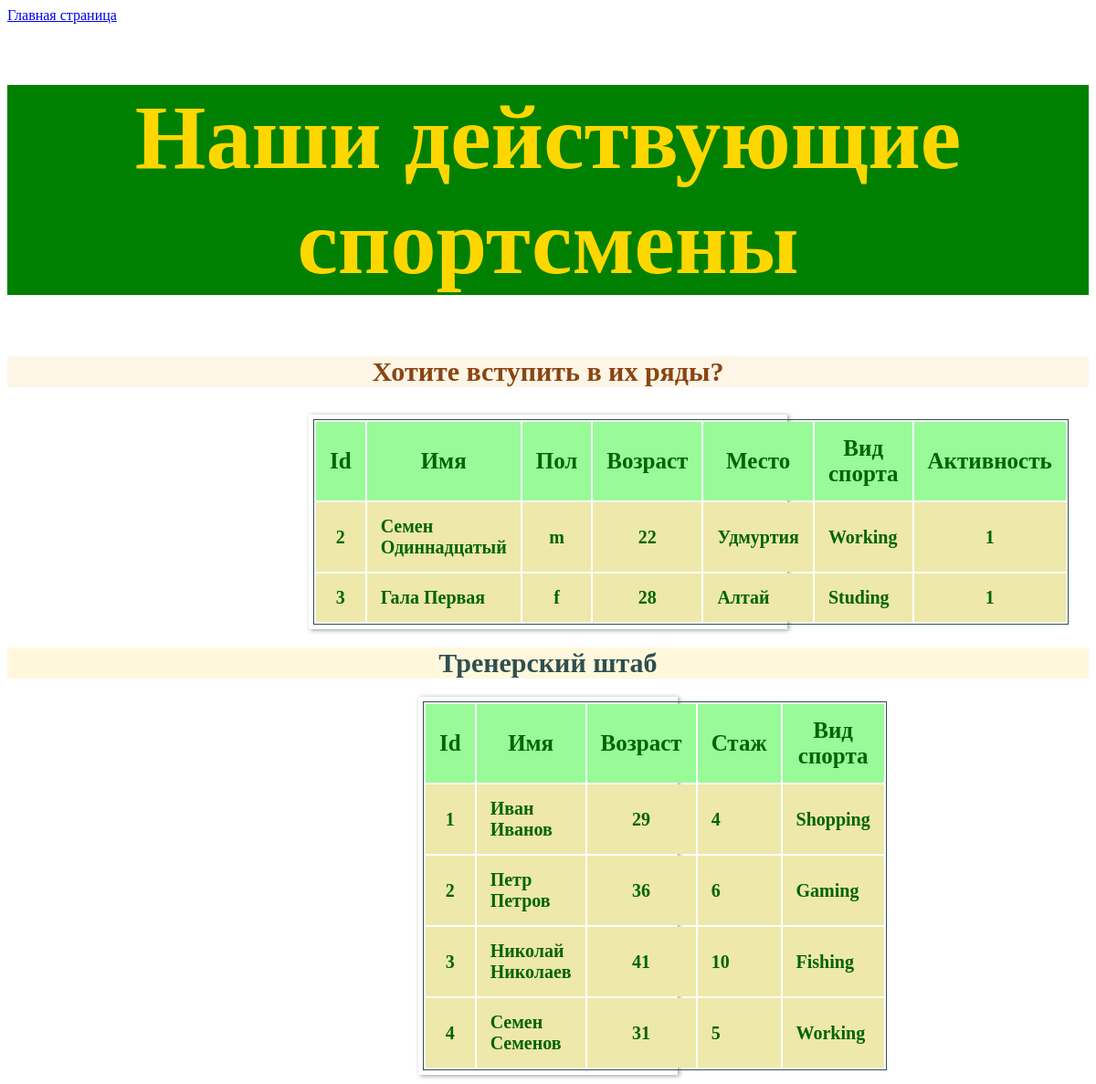
Page /athletes/ on the committed database.
### Task6.py (models this page shows, shortened)
class Athletes(db.Model):
    id = db.Column(db.Integer, primary_key=True)
    name = db.Column(db.String(80), unique=True)
    gender = db.Column(db.String(2))
    age = db.Column(db.Integer)
    place = db.Column(db.String(80))
    sport = db.Column(db.String(80))
    use = db.Column(db.Integer)

class Trener(db.Model):
    id = db.Column(db.Integer, primary_key=True)
    name = db.Column(db.String(80), unique=True)
    age = db.Column(db.Integer)
    stage = db.Column(db.String(80))
    sport = db.Column(db.String(80))

### Task6.py (the view)
@app.route('/athletes/')
def athletes():
    members = Athletes.query.all()
    masters = Trener.query.all()
    return render_template('athletes.html',users=members,teachers=masters)

### templates/athletes.html (shortened to what this page needs)
<!DOCTYPE html>
<html>
    <head>
        <link rel="stylesheet" href="{{ url_for('static', filename='css/style.css') }}">
    </head>
    <body>
        <a href="{{url_for('welcome')}}">Главная страница</a>
        <h1 class="title">Наши действующие спортсмены</h1>
        <h3 class="contact">Хотите вступить в их ряды?</h3>
        <div class="d1">
        <table class="t" cellpadding="15">
            <tr class="up"><th>Id</th><th>Имя</th><th>Пол</th><th>Возраст</th>
                <th>Место</th><th>Вид спорта</th><th>Активность</th>
            </tr>
            {% for one in users if one.use %}
                <tr class="in">
                <th>{{one.id}}</th><th align="left">{{one.name}}</th><th>{{one.gender}}</th>
                <th>{{one.age}}</th><th align="left">{{one.place}}</th>
                <th align="left">{{one.sport}}</th><th>{{one.use}}</th>
                </tr>
            {% endfor %}
        </table>
        </div>
        <h1 class="subtitle">Тренерский штаб</h1>
        <div class="d2">
        <table class="t" cellpadding="15">
            <tr class="up"><th>Id</th><th>Имя</th><th>Возраст</th>
                <th>Стаж</th><th>Вид спорта</th>
            </tr>
            {% for one in teachers %}
                <tr class="in">
                <th>{{one.id}}</th><th align="left">{{one.name}}</th>
                <th>{{one.age}}</th><th align="left">{{one.stage}}</th>
                <th align="left">{{one.sport}}</th>
                </tr>
            {% endfor %}
        </table>
        </div>
    </body>
</html>

### static/css/style.css (style rules this page uses)
.title { color: #FFD700; text-align: center; font-size: 100px; font-weight: bold; background-color: #008000; }
.subtitle { font-size: 30px; color: #2F4F4F; background-color: #FFF8DC; text-align: center; }
h3 { text-align: center; font-size: 30px; color: #8B4513; background-color: #fdf5e6; }
.t { border: 1px solid #2F4F4F }
.up { font-weight: bold; font-size: 25px; color: #006400; background-color: #98FB98; }
.in { font-size: 20px; color: #006400; background-color: #EEE8AA; }
.d1 { display: flex; align-items: center; border: 5px solid #fff; box-shadow: 2px 1px 5px #999999; margin: 10px 330px 10px 330px; }
.d2 { display: flex; align-items: center; border: 5px solid #fff; box-shadow: 2px 1px 5px #999999; margin: 10px 450px 10px 450px; }

### rows in the picture
Athletes: id "2", name "Семен Одиннадцатый", gender "m", age "22", place "Удмуртия", sport "Working", use "1"
Athletes: id "3", name "Гала Первая", gender "f", age "28", place "Алтай", sport "Studing", use "1"
Trener: id "1", name "Иван Иванов", age "29", stage "4", sport "Shopping"
Trener: id "2", name "Петр Петров", age "36", stage "6", sport "Gaming"
Trener: id "3", name "Николай Николаев", age "41", stage "10", sport "Fishing"
Trener: id "4", name "Семен Семенов", age "31", stage "5", sport "Working"
